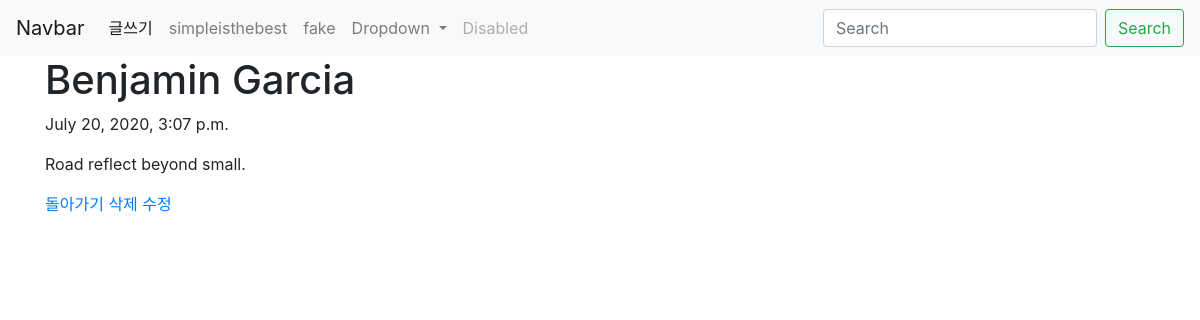
/blog/40/, run on the app's committed database.
### blog/models.py (models this page shows, shortened)
class Blog(models.Model):
    title = models.CharField(max_length=200)
    pub_date = models.DateTimeField('date published')
    body = models.TextField()

### blog/views.py (the view)
# urls.py: path('<int:blog_id>/', views.detail, name = 'detail'),
def detail(request, blog_id):
    blog_detail = get_object_or_404(Blog, pk=blog_id)
    return render(request, 'detail.html', {'blog': blog_detail})

### blog/templates/detail.html
{% extends 'base.html' %}
{% block content %}
 <h1>{{blog.title}}</h1>
 <p>{{blog.pub_date}}</p>
 <p>{{blog.body}}</p>
 <a href="{% url 'blog' %}">돌아가기</a>
 <a href="{% url 'delete' blog.id %}">삭제</a>
 <a href="{% url 'update' blog.id %}">수정</a>
{% endblock %}

### data on the page
Blog: title "Benjamin Garcia", pub_date "July 20, 2020, 3:07 p.m.", body "Road reflect beyond small."
